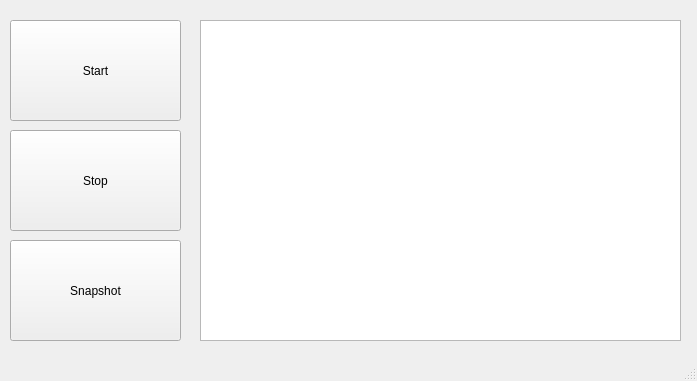
<?xml version="1.0" encoding="UTF-8"?>
<ui version="4.0">
 <class>MainWindow</class>
 <widget class="QMainWindow" name="MainWindow">
  <property name="geometry">
   <rect>
    <x>0</x>
    <y>0</y>
    <width>697</width>
    <height>381</height>
   </rect>
  </property>
  <property name="windowTitle">
   <string>MainWindow</string>
  </property>
  <widget class="QWidget" name="centralwidget">
   <widget class="QPushButton" name="snapShotPushButton">
    <property name="geometry">
     <rect>
      <x>10</x>
      <y>240</y>
      <width>171</width>
      <height>101</height>
     </rect>
    </property>
    <property name="text">
     <string>Snapshot</string>
    </property>
   </widget>
   <widget class="QPushButton" name="startPushButton">
    <property name="geometry">
     <rect>
      <x>10</x>
      <y>20</y>
      <width>171</width>
      <height>101</height>
     </rect>
    </property>
    <property name="text">
     <string>Start</string>
    </property>
   </widget>
   <widget class="QPushButton" name="StopPushButton">
    <property name="geometry">
     <rect>
      <x>10</x>
      <y>130</y>
      <width>171</width>
      <height>101</height>
     </rect>
    </property>
    <property name="text">
     <string>Stop</string>
    </property>
   </widget>
   <widget class="QTextBrowser" name="textBrowser">
    <property name="geometry">
     <rect>
      <x>200</x>
      <y>20</y>
      <width>481</width>
      <height>321</height>
     </rect>
    </property>
   </widget>
  </widget>
  <widget class="QStatusBar" name="statusbar"/>
 </widget>
 <resources/>
 <connections/>
</ui>
